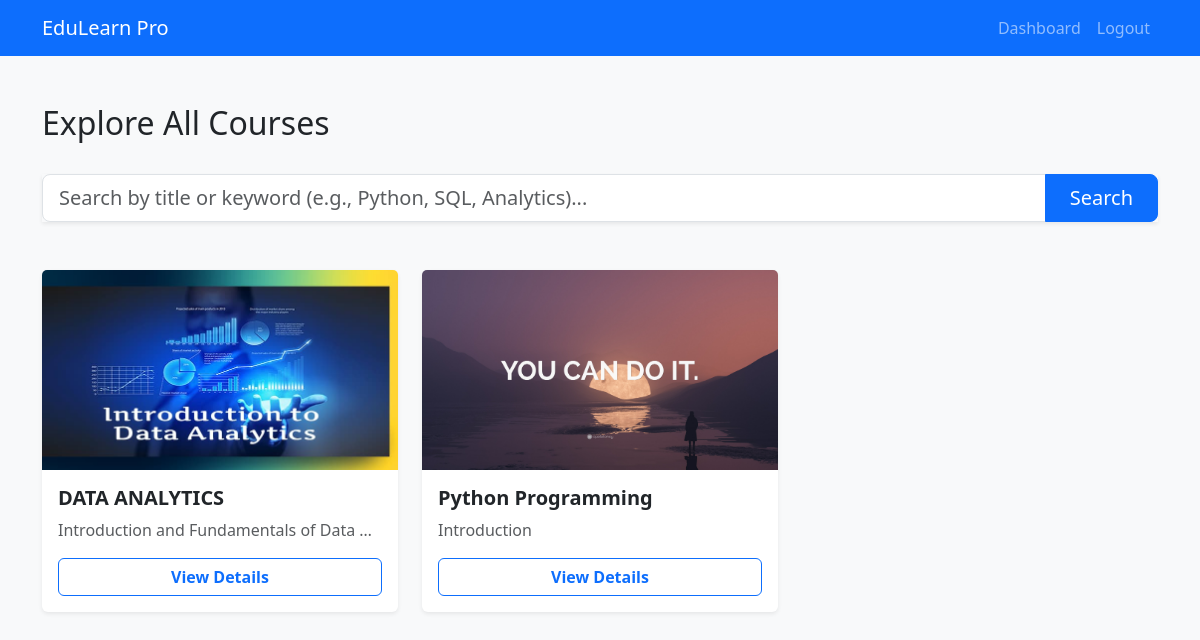
Screenshot of /courses with the database file from the repository.
### tables this page shows
CREATE TABLE courses (
    id INTEGER PRIMARY KEY AUTOINCREMENT,
    title TEXT NOT NULL,
    description TEXT,
    instructor_id INTEGER, thumbnail TEXT,
    FOREIGN KEY (instructor_id) REFERENCES users (id)
);

### app.py (the view)
@app.route('/courses')
def courses():
    conn = get_db_connection()
    search_query = request.args.get('search', '')
    if search_query:
        sql_query = 'SELECT * FROM courses WHERE title LIKE ? OR description LIKE ?'
        wildcard_search = f"%{search_query}%"
        all_courses = conn.execute(sql_query, (wildcard_search, wildcard_search)).fetchall()
    else:
        all_courses = conn.execute('SELECT * FROM courses').fetchall()
    conn.close()
    return render_template('courses.html', courses=all_courses, search_query=search_query)

### app.py (called while the page is built)
def get_db_connection():
    conn = sqlite3.connect('database.db')
    conn.row_factory = sqlite3.Row
    return conn

### templates/courses.html (shortened to what this page needs)
<!DOCTYPE html>
<html lang="en">
<head>
    <link href="https://cdn.jsdelivr.net/npm/bootstrap@5.3.0/dist/css/bootstrap.min.css" rel="stylesheet">
</head>
<body class="bg-light">
    <nav class="navbar navbar-expand-lg navbar-dark bg-primary">
        <div class="container">
            <a class="navbar-brand" href="/">EduLearn Pro</a>
            <div class="navbar-nav ms-auto">
                <a href="/dashboard" class="nav-link">Dashboard</a>
                <a href="/logout" class="nav-link">Logout</a>
            </div>
        </div>
    </nav>
    <div class="container mt-5">
        <div class="d-flex justify-content-between align-items-center mb-4">
            <h2>Explore All Courses</h2>
        </div>
        <form action="{{ url_for('courses') }}" method="GET" class="mb-5">
            <div class="input-group shadow-sm">
                <input type="text" name="search" class="form-control form-control-lg"
                       placeholder="Search by title or keyword (e.g., Python, SQL, Analytics)..."
                       value="{{ search_query }}">
                <button class="btn btn-primary btn-lg px-4" type="submit">Search</button>
            </div>
        </form>
        <div class="row">
            {% for course in courses %}
            <div class="col-md-4 mb-4">
                <div class="card h-100 shadow-sm border-0">
                    {% if course['thumbnail'] %}
                        <img src="{{ url_for('static', filename='uploads/' + course['thumbnail']) }}" class="card-img-top" alt="Course Image" style="height: 200px; object-fit: cover;">
                    {% else %}
                        <div class="card-img-top bg-secondary text-white d-flex align-items-center justify-content-center" style="height: 200px;">
                            <span>No Image</span>
                        </div>
                    {% endif %}
                    <div class="card-body d-flex flex-column">
                        <h5 class="card-title fw-bold">{{ course['title'] }}</h5>
                        <p class="card-text text-truncate text-muted">{{ course['description'] }}</p>
                        <div class="mt-auto">
                            {% if session.get('role') == 'student' %}
                                <form action="{{ url_for('enroll', course_id=course['id']) }}" method="POST">
                                    <button type="submit" class="btn btn-success w-100 fw-bold">Enroll Now</button>
                                </form>
                            {% elif session.get('role') == 'instructor' and session.get('user_id') == course['instructor_id'] %}
                                <a href="{{ url_for('course_details', course_id=course['id']) }}" class="btn btn-primary w-100 fw-bold">Manage Course</a>
                            {% else %}
                                <a href="{{ url_for('course_details', course_id=course['id']) }}" class="btn btn-outline-primary w-100 fw-bold">View Details</a>
                            {% endif %}
                        </div>
                    </div>
                </div>
            </div>
            {% endfor %}
        </div>
    </div>
</body>
</html>

### rows the page displays
courses: thumbnail (picture), title "DATA ANALYTICS", description "Introduction and Fundamentals of Data…"
courses: thumbnail (picture), title "Python Programming", description "Introduction"
